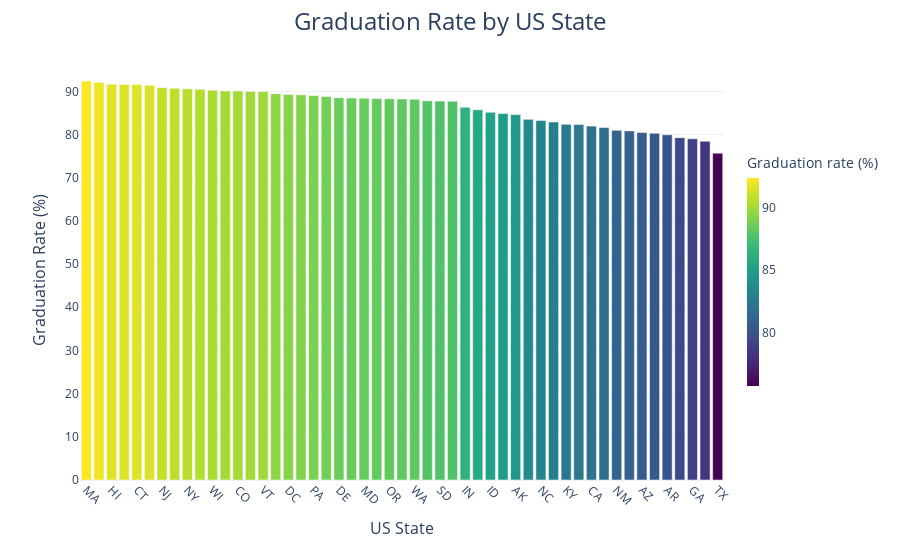

Notebook source saved alongside this figure:
### Code cell
fig = px.bar(
    graduation_rate_by_state,
    x='Geographic Area',
    y='graduation_rate',
    color='graduation_rate',
    color_continuous_scale='Viridis'
)

fig.update_traces(
    hovertemplate=(
        '<b>State: %{x}</b><br>'
        '<b>Graduation rate: %{y:.1f}%</b><br>'
        '<extra></extra>'
    )
)

fig.update_layout(
    title=dict(
        text='Graduation Rate by US State',
        x=0.5,
        font=dict(size=24)
    ),
    template='plotly_white',
    xaxis=dict(
        title='US State',
        title_font=dict(size=16),
        tickfont=dict(size=12),
        tickangle=45,
        showgrid=False
    ),
    yaxis=dict(
        title='Graduation Rate (%)',
        title_font=dict(size=16),
        showgrid=True
    ),
    coloraxis_colorbar=dict(
        title='Graduation rate (%)',
        thickness=12,
        len=0.6
    )
)

fig.show()

### Figure 1 — Plotly figure (JSON) as saved in the notebook; plotly's stock layout.template omitted (floating-point values rounded to 4 significant figures)
{"data": [{"hovertemplate": "<b>State: %{x}</b><br><b>Graduation rate: %{y:.1f}%</b><br><extra></extra>", "legendgroup": "", "marker": {"color": [92.4, 92.1, 91.67, 91.62, 91.59, 91.43, 90.85, 90.71, 90.61, 90.49, 90.26, 90.11, 90.11, 89.99, 89.98, 89.47, 89.3, 89.21, 89.02, 88.82, 88.52, 88.48, 88.42, 88.34, 88.3, 88.23, 88.2, 87.82, 87.75, 87.72, 86.32, 85.74, 85.17, 84.88, 84.63, 83.52, 83.25, 82.91, 82.37, 82.35, 81.96, 81.63, 80.98, 80.85, 80.47, 80.3, 79.95, 79.29, 79.01, 78.47, 75.69], "coloraxis": "coloraxis", "pattern": {"shape": ""}}, "name": "", "orientation": "v", "showlegend": false, "textposition": "auto", "type": "bar", "x": ["MA", "WY", "HI", "UT", "CT", "ME", "NJ", "NH", "NY", "MT", "WI", "IA", "CO", "NE", "VT", "MN", "DC", "MI", "PA", "RI", "DE", "IL", "MD", "OH", "OR", "KS", "WA", "ND", "SD", "NV", "IN", "FL", "ID", "VA", "AK", "MO", "NC", "OK", "KY", "WV", "CA", "TN", "NM", "SC", "AZ", "AL", "AR", "LA", "GA", "MS", "TX"], "xaxis": "x", "y": [92.4, 92.1, 91.67, 91.62, 91.59, 91.43, 90.85, 90.71, 90.61, 90.49, 90.26, 90.11, 90.11, 89.99, 89.98, 89.47, 89.3, 89.21, 89.02, 88.82, 88.52, 88.48, 88.42, 88.34, 88.3, 88.23, 88.2, 87.82, 87.75, 87.72, 86.32, 85.74, 85.17, 84.88, 84.63, 83.52, 83.25, 82.91, 82.37, 82.35, 81.96, 81.63, 80.98, 80.85, 80.47, 80.3, 79.95, 79.29, 79.01, 78.47, 75.69], "yaxis": "y"}], "layout": {"barmode": "relative", "coloraxis": {"colorbar": {"len": 0.6, "thickness": 12, "title": {"text": "Graduation rate (%)"}}, "colorscale": [[0, "#440154"], [0.1111, "#482878"], [0.2222, "#3e4989"], [0.3333, "#31688e"], [0.4444, "#26828e"], [0.5556, "#1f9e89"], [0.6667, "#35b779"], [0.7778, "#6ece58"], [0.8889, "#b5de2b"], [1, "#fde725"]]}, "legend": {"tracegroupgap": 0}, "margin": {"t": 60}, "title": {"font": {"size": 24}, "text": "Graduation Rate by US State", "x": 0.5}, "xaxis": {"anchor": "y", "domain": [0, 1], "showgrid": false, "tickangle": 45, "tickfont": {"size": 12}, "title": {"font": {"size": 16}, "text": "US State"}}, "yaxis": {"anchor": "x", "domain": [0, 1], "showgrid": true, "title": {"font": {"size": 16}, "text": "Graduation Rate (%)"}}}}
